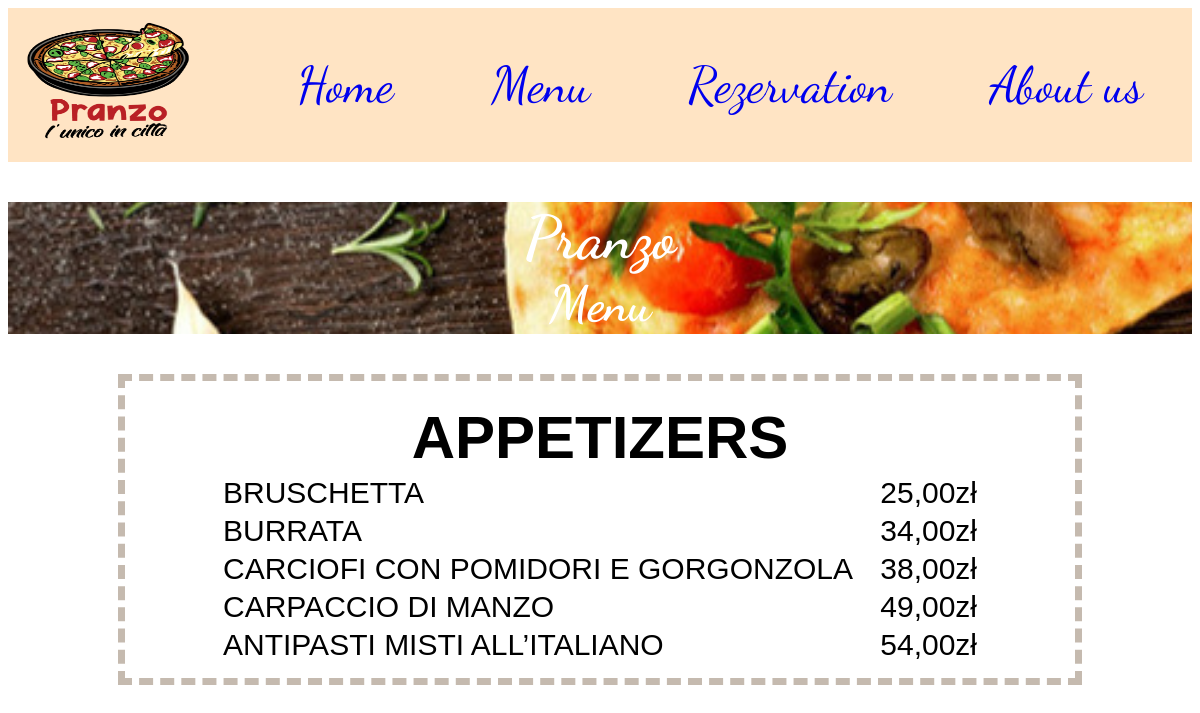
The app's page /HTML&PHP/Menu.php with its own data.
### tables this page shows
CREATE TABLE `menu` (
  `ID` int(11) NOT NULL,
  `Dish` varchar(40) NOT NULL,
  `Price` int(11) NOT NULL,
  `Type` varchar(40) NOT NULL
);

### HTML&PHP/Menu.php (the view, shortened to what this page needs)
<!DOCTYPE html>
<html lang="en">
<head>
    <link rel="stylesheet" href="../CSS/style.css">
    <link rel="stylesheet" href="../CSS/menu.css">
</head>
<body>
    <header>
    <nav>
            <div id="logo-div">
                <img id="logo" src="../Images/Design-Studio-2024-04-14.png">
            </div>
                <ul id="navigation">
                    <li>
                        <a href="../HTML&PHP/Pranzo.html"  class="navigation_a" >Home</a>
                    </li>
                    <li>
                        <a href="../HTML&PHP/Menu.php" class="navigation_a">Menu</a>
                    </li>
                    <li>
                        <a href="../HTML&PHP/Rezervation.php" class="navigation_a">Rezervation</a>
                    </li>
                    <li>
                        <a href="../HTML&PHP/Info.html" class="navigation_a">About us</a>
                    </li>
                </ul>
        </nav>
        </header>
        <div id="Middle">
        <div id="menu-bar">
               <h1>Pranzo</h1>
               <h2>Menu</h2>
        </div>
        <div id="menu">
            <?php
                $con =  mysqli_connect("localhost", "root", "", "Pranzo");
                $query1 = mysqli_query($con, "SELECT type from Menu GROUP BY type");
                while($row = mysqli_fetch_array($query1)){
                    echo '<br><div class="menu-type" id="'.$row["type"].'">';
                    $query2 = mysqli_query($con, "SELECT * from menu");
                    echo'<table>';
                    echo '<tr><th colspan="2">'.strtoupper($row["type"]).'</th></tr>';
                    while($row2 = mysqli_fetch_array($query2)){
                        if(($row2["Type"]==$row["type"])){
                            echo"<tr>";
                            echo"<td style='text-align: left'>";
                            echo $row2["Dish"];
                            echo"</td>";
                            echo"<td style='text-align: right'>";
                            echo $row2["Price"].',00zł';
                            echo"</td>";
                            echo"</tr>";
                        }
                    }
                    echo'</table>';
                    echo'</div>';
                }
            ?>
        </div>
        </div>
</body>
</html>

### CSS/style.css (style rules this page uses)
html { height: 99%; font-family: "Dancing Script", cursive; }
nav { display: flex; flex-direction: row; justify-content:space-between; align-items: center; width: 100%; background-color: bisque; }
#logo { width: 200px; height: 150px; }
#navigation { width: 100%; display: flex; flex-direction: row; justify-content: space-around; list-style: none; }
.navigation_a { font-size: 50px; }
a { text-decoration: none; }

### CSS/menu.css (style rules this page uses)
html { height: 99%; }
body { height: 100%; }
#menu-bar { display: flex; flex-direction: column; align-items: center; justify-content: space-around ; background-image: url("../gf.png"); margin: 40px; padding: 0%; color: white; width: 100%; }
#menu-bar h1 { margin: 0px; font-size: 60px; }
#menu-bar h2 { margin: 0px; font-size: 50px; }
#menu { border: 7px #C5BAAF dashed; overflow-y: scroll; display: flex; flex-direction: column; align-items: center; margin: 0px; margin-left: 40px; margin-right: 40px; height: 50%; width: 950px; }
.menu-type { font-family: 'Franklin Gothic Medium', 'Arial Narrow', Arial, sans-serif; display: flex; flex-direction: column; align-items: center; justify-content: center; width: 100%; }
table { width: 80%; }
tr, td { font-size: 30px; }
th { text-align: center; font-size: 60px; }
#Middle { height: 75%; display: flex; flex-direction: column; justify-content:flex-start; align-items: center; }

### records on screen
menu: Dish "BRUSCHETTA", Price "25"
menu: Dish "BURRATA", Price "34"
menu: Dish "CARCIOFI CON POMIDORI E GORGONZOLA", Price "38"
menu: Dish "CARPACCIO DI MANZO", Price "49"
menu: Dish "ANTIPASTI MISTI ALL’ITALIANO", Price "54"

### other values on screen
$row["type"] "APPETIZERS"
